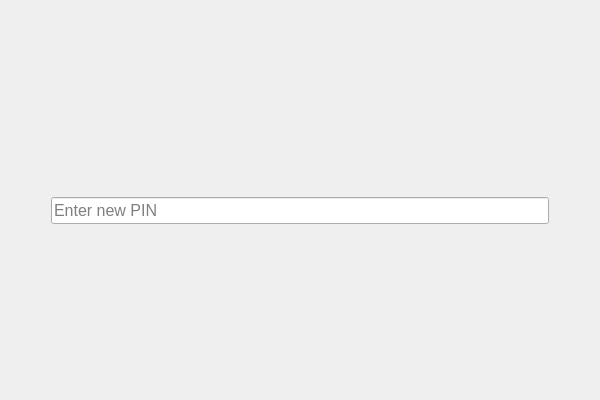
<?xml version="1.0" encoding="UTF-8"?>
<ui version="4.0">
 <class>ChangePinWidgetClass</class>
 <widget class="QWidget" name="ChangePinWidgetClass">
  <property name="geometry">
   <rect>
    <x>0</x>
    <y>0</y>
    <width>600</width>
    <height>400</height>
   </rect>
  </property>
  <property name="windowTitle">
   <string>ChangePinWidget</string>
  </property>
  <layout class="QGridLayout" name="gridLayout">
   <item row="0" column="1">
    <layout class="QVBoxLayout" name="verticalLayout">
     <item>
      <spacer name="verticalSpacer">
       <property name="orientation">
        <enum>Qt::Orientation::Vertical</enum>
       </property>
       <property name="sizeHint" stdset="0">
        <size>
         <width>20</width>
         <height>40</height>
        </size>
       </property>
      </spacer>
     </item>
     <item>
      <widget class="QLabel" name="errorInfo">
       <property name="text">
        <string/>
       </property>
      </widget>
     </item>
     <item>
      <widget class="QLineEdit" name="pinForm">
       <property name="font">
        <font>
         <pointsize>12</pointsize>
        </font>
       </property>
       <property name="placeholderText">
        <string>Enter new PIN</string>
       </property>
      </widget>
     </item>
     <item>
      <spacer name="verticalSpacer_2">
       <property name="orientation">
        <enum>Qt::Orientation::Vertical</enum>
       </property>
       <property name="sizeHint" stdset="0">
        <size>
         <width>20</width>
         <height>40</height>
        </size>
       </property>
      </spacer>
     </item>
    </layout>
   </item>
   <item row="0" column="0">
    <spacer name="horizontalSpacer">
     <property name="orientation">
      <enum>Qt::Orientation::Horizontal</enum>
     </property>
     <property name="sizeType">
      <enum>QSizePolicy::Policy::Preferred</enum>
     </property>
     <property name="sizeHint" stdset="0">
      <size>
       <width>40</width>
       <height>20</height>
      </size>
     </property>
    </spacer>
   </item>
   <item row="0" column="2">
    <spacer name="horizontalSpacer_2">
     <property name="orientation">
      <enum>Qt::Orientation::Horizontal</enum>
     </property>
     <property name="sizeType">
      <enum>QSizePolicy::Policy::Preferred</enum>
     </property>
     <property name="sizeHint" stdset="0">
      <size>
       <width>40</width>
       <height>20</height>
      </size>
     </property>
    </spacer>
   </item>
  </layout>
 </widget>
 <layoutdefault spacing="6" margin="11"/>
 <resources/>
 <connections/>
</ui>
